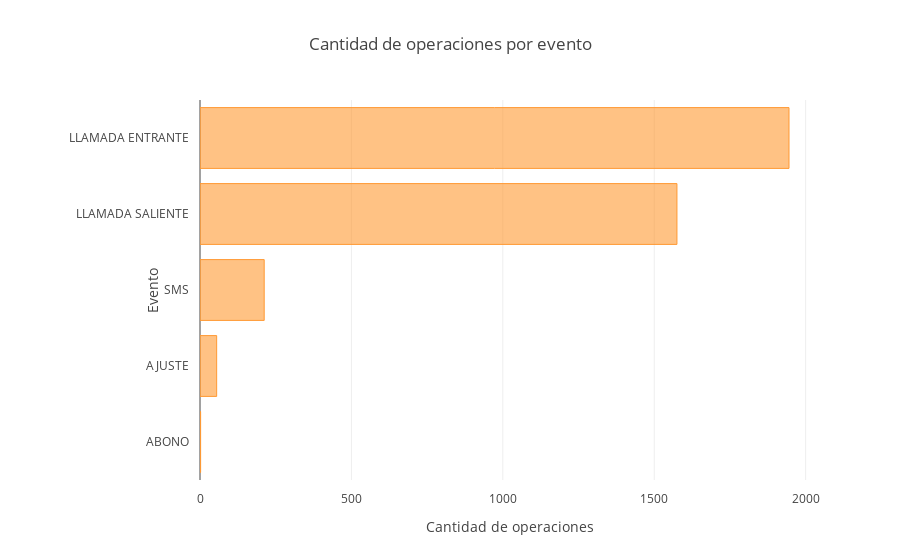

Notebook code for this chart:
### Markdown cell above
Y en ésta imagen se puede identificar la ciudad en la cual el usuario pasa la mayor parte de su tiempo, por lo que se puede inferir que vive y trabaja en la zona formada por la unión de la delegación Cuauhtémoc y la delegación Azcapotzalco, y que viaja regularmente a la ciudad de Guadalajara.

### Code cell
att[att["Evento"] != "DATOS"].groupby("Evento").size().sort_values().iplot(kind="barh",layout={'title':'Cantidad de operaciones por evento','margin':{'l':200,'pad':10},'yaxis':{'title':'Evento'},'xaxis':{'title':'Cantidad de operaciones'}})

### Figure 1 — Plotly figure (JSON) as saved in the notebook; plotly's stock layout.template omitted (floating-point values rounded to 4 significant figures)
{"data": [{"marker": {"color": "rgba(255, 153, 51, 0.6)", "line": {"color": "rgba(255, 153, 51, 1.0)", "width": 1}}, "name": "None", "orientation": "h", "text": "", "type": "bar", "x": [2, 55, 212, 1575, 1945], "y": ["ABONO", "AJUSTE", "SMS", "LLAMADA SALIENTE", "LLAMADA ENTRANTE"]}], "layout": {"margin": {"l": 200, "pad": 10}, "title": "Cantidad de operaciones por evento", "xaxis": {"title": "Cantidad de operaciones"}, "yaxis": {"title": "Evento"}}}
